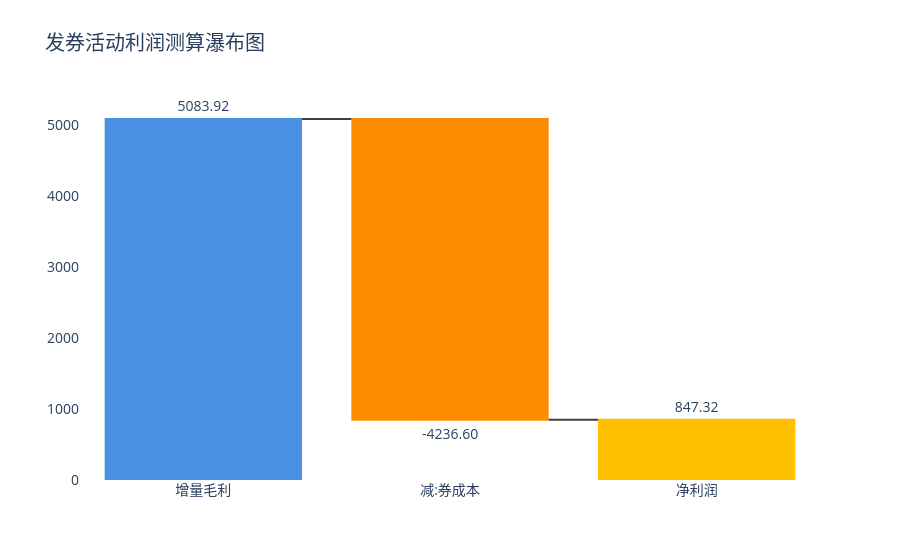

Notebook source saved alongside this figure:
### Code cell
#利润测算瀑布图
categories = ['增量毛利', '减:券成本', '净利润']
values = [5083.92, -4236.60, 847.32]
measures = ['relative', 'relative', 'total']

fig = go.Figure(go.Waterfall(
    name = '利润测算',
    orientation = 'v',
    measure = measures,
    x = categories,
    y = values,
    textposition = 'outside',
    text = ['5083.92', '-4236.60', '847.32'], 
    connector = {'line':{'color':'rgb(63, 63, 63)'}}, 
    decreasing = {'marker':{'color':'#FF8C00'}}, 
    increasing = {'marker':{'color':'#4A90E2'}}, 
    totals = {'marker':{'color':'#FFC000'}}  
))


fig.update_layout(
    title = '发券活动利润测算瀑布图',
    showlegend = False,
    plot_bgcolor='white',
    font=dict(size=14)
)

fig.show()

### Figure 1 — Plotly figure (JSON) as saved in the notebook; plotly's stock layout.template omitted (floating-point values rounded to 4 significant figures)
{"data": [{"connector": {"line": {"color": "rgb(63, 63, 63)"}}, "decreasing": {"marker": {"color": "#FF8C00"}}, "increasing": {"marker": {"color": "#4A90E2"}}, "measure": ["relative", "relative", "total"], "name": "利润测算", "orientation": "v", "text": ["5083.92", "-4236.60", "847.32"], "textposition": "outside", "totals": {"marker": {"color": "#FFC000"}}, "type": "waterfall", "x": ["增量毛利", "减:券成本", "净利润"], "y": [5084.0, -4237.0, 847.3]}], "layout": {"font": {"size": 14}, "plot_bgcolor": "white", "showlegend": false, "title": {"text": "发券活动利润测算瀑布图"}}}
